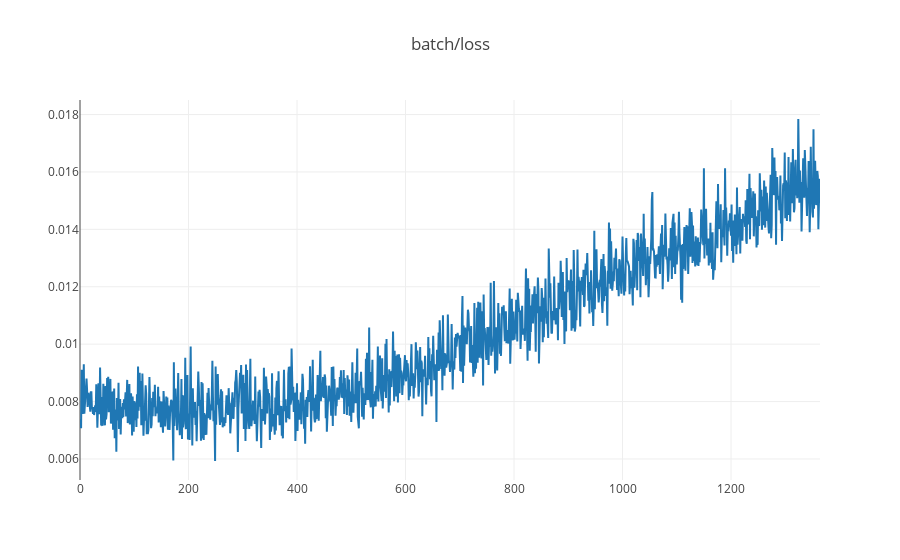
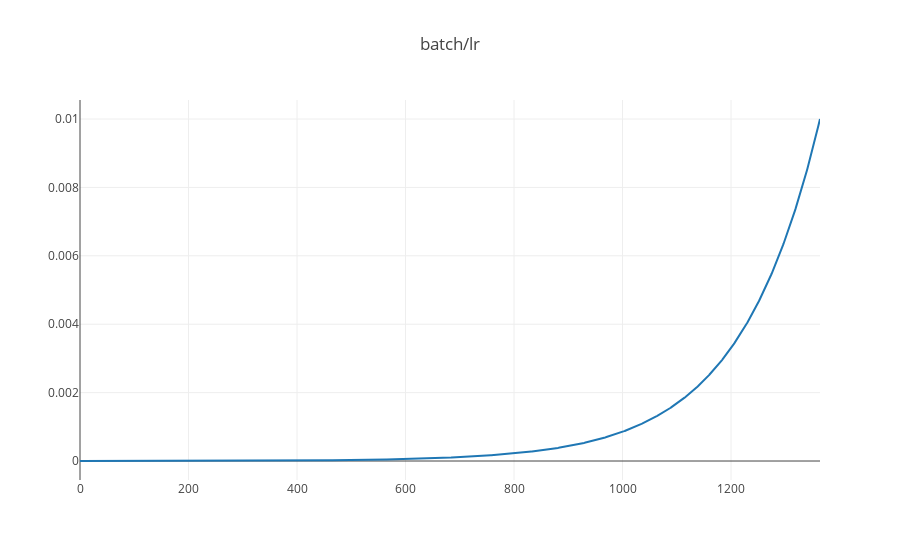

The notebook cell these images were saved under, in order:
### Code cell
keker.plot_kek_lr("logdir/resnet34/2")

### Figure 1 — Plotly figure (JSON) as saved in the notebook; plotly's stock layout.template omitted (floating-point values rounded to 4 significant figures; data arrays with more than 128 entries replaced by an {"elided": "..."} marker saying what was removed)
{"data": [{"name": "train/batch/loss", "type": "scatter", "uid": "f35296f4-4fe9-4d75-a29a-a6193c809453", "x": {"elided": "1365 int values"}, "y": {"elided": "1365 float values"}}], "layout": {"title": {"text": "batch/loss"}, "yaxis": {"hoverformat": ".6f"}}}

### Figure 2 — Plotly figure (JSON) as saved in the notebook; plotly's stock layout.template omitted (floating-point values rounded to 4 significant figures; data arrays with more than 128 entries replaced by an {"elided": "..."} marker saying what was removed)
{"data": [{"name": "train/batch/lr", "type": "scatter", "uid": "d6547f48-5ef1-484b-9ca6-63f39882425a", "x": {"elided": "1365 int values"}, "y": {"elided": "1365 float values"}}], "layout": {"title": {"text": "batch/lr"}, "yaxis": {"hoverformat": ".6f"}}}
